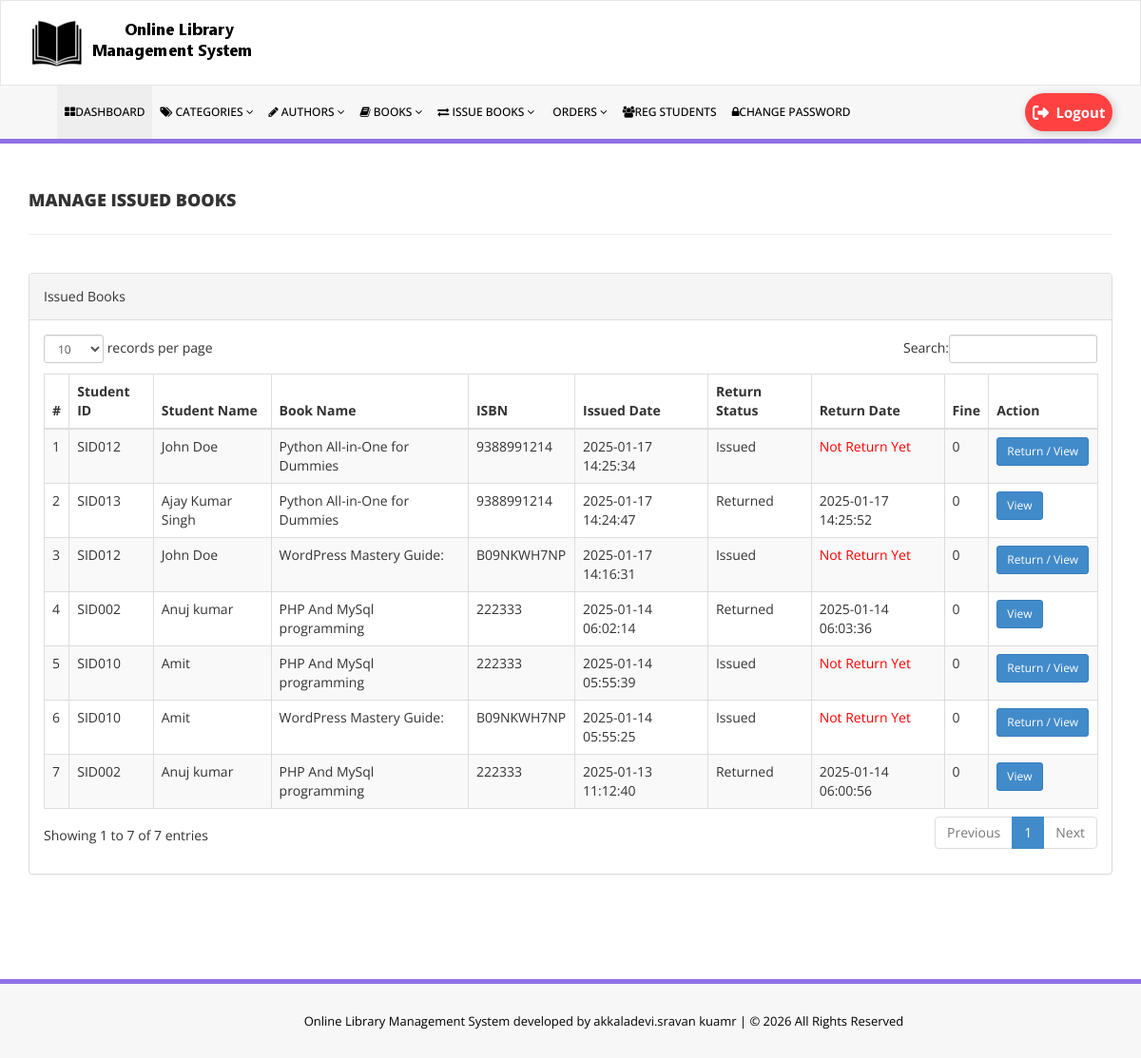
The page /admin/manage-issued-books.php (signed in) on the database as committed earlier.
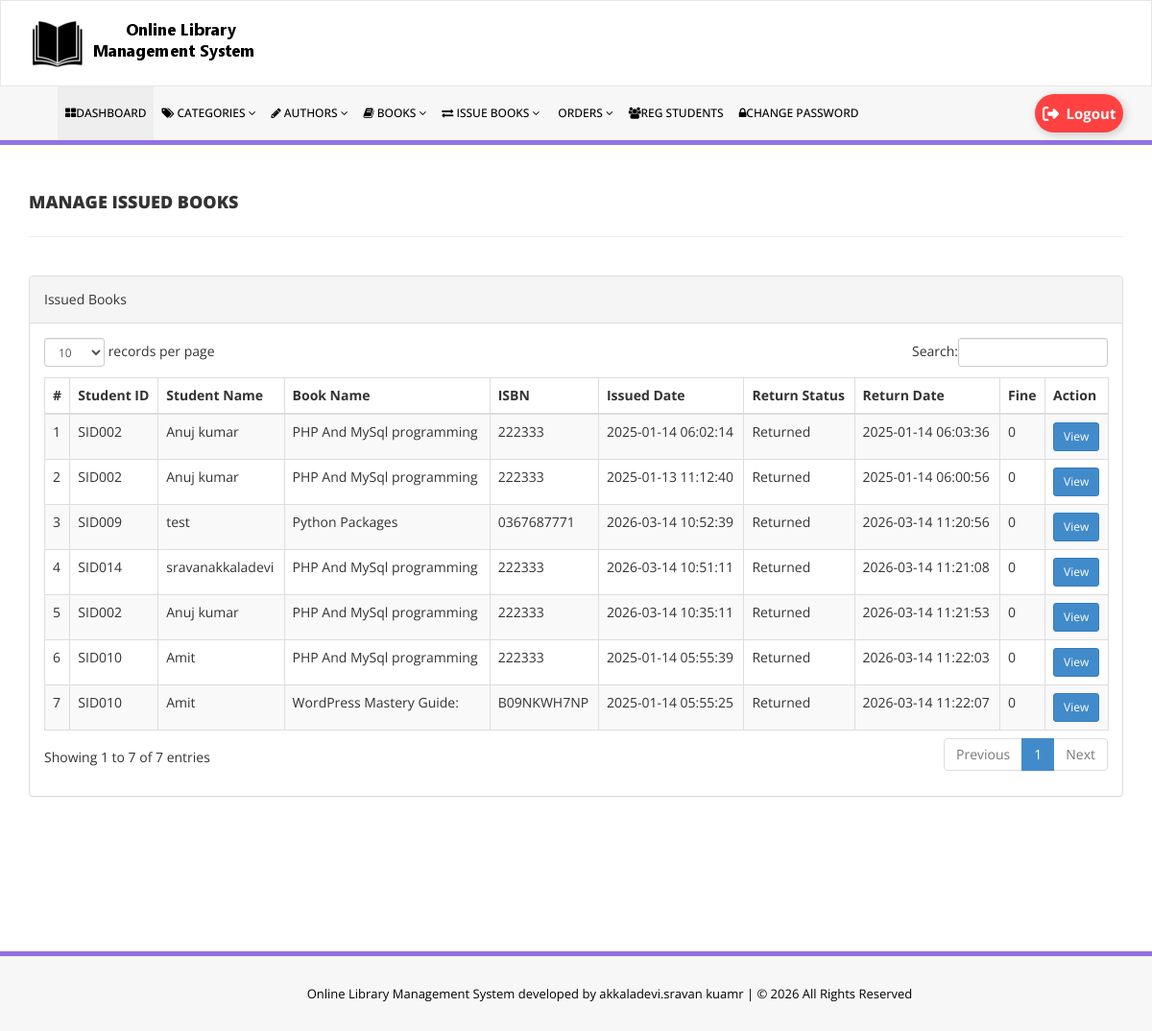
The same page on the database as committed later.
### tables this page shows
CREATE TABLE `tblissuedbookdetails` (
  `id` int NOT NULL AUTO_INCREMENT,
  `BookId` int DEFAULT NULL,
  `StudentID` varchar(150) DEFAULT NULL,
  `IssuesDate` timestamp NULL DEFAULT CURRENT_TIMESTAMP,
  `ReturnDate` timestamp NULL DEFAULT NULL ON UPDATE CURRENT_TIMESTAMP,
  `RetrunStatus` int DEFAULT NULL,
  `fine` int DEFAULT NULL,
  `ReturnRequestStatus` tinyint(1) NOT NULL DEFAULT '0',
  `ReturnRequestDate` timestamp NULL DEFAULT NULL,
  `ReturnProcessedDate` timestamp NULL DEFAULT NULL,
  `remark` mediumtext NOT NULL,
  PRIMARY KEY (`id`)
);

CREATE TABLE `tblstudents` (
  `id` int NOT NULL AUTO_INCREMENT,
  `StudentId` varchar(100) DEFAULT NULL,
  `FullName` varchar(120) DEFAULT NULL,
  `EmailId` varchar(120) DEFAULT NULL,
  `MobileNumber` char(11) DEFAULT NULL,
  `Password` varchar(120) DEFAULT NULL,
  `Status` int DEFAULT NULL,
  `RegDate` timestamp NULL DEFAULT CURRENT_TIMESTAMP,
  `UpdationDate` timestamp NULL DEFAULT NULL ON UPDATE CURRENT_TIMESTAMP,
  PRIMARY KEY (`id`),
  UNIQUE KEY `StudentId` (`StudentId`)
);

CREATE TABLE `tblbooks` (
  `id` int NOT NULL AUTO_INCREMENT,
  `BookName` varchar(255) DEFAULT NULL,
  `CatId` int DEFAULT NULL,
  `AuthorId` int DEFAULT NULL,
  `ISBNNumber` varchar(25) DEFAULT NULL,
  `BookPrice` decimal(10,2) DEFAULT NULL,
  `bookImage` varchar(250) NOT NULL,
  `isIssued` int DEFAULT NULL,
  `RegDate` timestamp NULL DEFAULT CURRENT_TIMESTAMP,
  `UpdationDate` timestamp NULL DEFAULT NULL ON UPDATE CURRENT_TIMESTAMP,
  `bookQty` int DEFAULT NULL,
  `PreviewLink` varchar(500) DEFAULT NULL,
  PRIMARY KEY (`id`)
);

### admin/manage-issued-books.php (the view, shortened to what this page needs)
<?php
include('includes/config.php');
?>
<!DOCTYPE html>
<html xmlns="http://www.w3.org/1999/xhtml">
<head>
    <link href="assets/css/bootstrap.css" rel="stylesheet" />
    <link href="assets/css/font-awesome.css" rel="stylesheet" />
    <link href="assets/js/dataTables/dataTables.bootstrap.css" rel="stylesheet" />
    <link href="assets/css/style.css" rel="stylesheet" />
</head>
<body>
<?php include('includes/header.php');?>
    <div class="content-wrapper">
         <div class="container">
        <div class="row pad-botm">
            <div class="col-md-12">
                <h4 class="header-line">Manage Issued Books</h4>
            </div>
        </div>
        <div class="row">
            <div class="col-md-12">
                <div class="panel panel-default">
                    <div class="panel-heading">
                        Issued Books
                    </div>
                    <div class="panel-body">
                        <div class="table-responsive">
                            <table class="table table-striped table-bordered table-hover" id="dataTables-example">
                                <thead>
                                    <tr>
                                        <th>#</th>
                                        <th>Student ID</th>
                                        <th>Student Name</th>
                                        <th>Book Name</th>
                                        <th>ISBN</th>
                                        <th>Issued Date</th>
                                        <th>Return Status</th>
                                        <th>Return Date</th>
                                        <th>Fine</th>
                                        <th>Action</th>
                                    </tr>
                                </thead>
                                <tbody>
<?php
$sql = "SELECT tblstudents.StudentId,tblstudents.FullName,tblbooks.BookName,tblbooks.ISBNNumber,
tblissuedbookdetails.IssuesDate,tblissuedbookdetails.ReturnDate,tblissuedbookdetails.id as rid,
tblissuedbookdetails.fine,tblissuedbookdetails.RetrunStatus,
COALESCE(tblissuedbookdetails.ReturnRequestStatus,0) AS ReturnRequestStatus,
tblissuedbookdetails.ReturnRequestDate
FROM tblissuedbookdetails
JOIN tblstudents ON tblstudents.StudentId=tblissuedbookdetails.StudentId
JOIN tblbooks ON tblbooks.id=tblissuedbookdetails.BookId
ORDER BY FIELD(COALESCE(tblissuedbookdetails.ReturnRequestStatus,0),1,0,2), tblissuedbookdetails.id DESC";
$query = $dbh->prepare($sql);
$query->execute();
$results=$query->fetchAll(PDO::FETCH_OBJ);
$cnt=1;
if($query->rowCount() > 0)
{
foreach($results as $result)
{
$returnStatusLabel="Issued";
if((int)$result->RetrunStatus===1)
{
$returnStatusLabel="Returned";
}
elseif((int)$result->ReturnRequestStatus===1)
{
$returnStatusLabel="Return Requested";
}
?>
                                    <tr class="odd gradeX">
                                        <td class="center"><?php echo htmlentities($cnt);?></td>
                                        <td class="center"><?php echo htmlentities($result->StudentId);?></td>
                                        <td class="center"><?php echo htmlentities($result->FullName);?></td>
                                        <td class="center"><?php echo htmlentities($result->BookName);?></td>
                                        <td class="center"><?php echo htmlentities($result->ISBNNumber);?></td>
                                        <td class="center"><?php echo htmlentities($result->IssuesDate);?></td>
                                        <td class="center">
                                            <?php echo htmlentities($returnStatusLabel);?>
                                        </td>
                                        <td class="center">
<?php if($result->ReturnDate==""){ ?>
                                            <span style="color:red;">Not Return Yet</span>
<?php } else { ?>
                                            <?php echo htmlentities($result->ReturnDate);?>
<?php } ?>
                                        </td>
                                        <td class="center"><?php echo htmlentities($result->fine!="" ? $result->fine : '0');?></td>
                                        <td class="center">
                                            <a href="update-issue-bookdeails.php?rid=<?php echo htmlentities($result->rid);?>" class="btn <?php echo (int)$result->ReturnRequestStatus===1 ? 'btn-warning' : 'btn-primary'; ?> btn-sm">
                                                <?php echo (int)$result->RetrunStatus===1 ? 'View' : 'Return / View'; ?>
                                            </a>
                                        </td>
                                    </tr>
<?php
$cnt=$cnt+1;
}}
?>
                                </tbody>
                            </table>
                        </div>
                    </div>
                </div>
            </div>
        </div>
    </div>
    </div>
<?php include('includes/footer.php');?>
</body>
</html>

### admin/includes/header.php (shortened to what this page needs)
<div class="navbar navbar-inverse set-radius-zero" >
        <div class="container">
            <div class="navbar-header">
                <a class="navbar-brand">
                    <img src="assets/img/logo.png" />
                </a>
            </div>
        </div>
    </div>
    <section class="menu-section">
        <div class="container">
            <div class="row ">
                <div class="col-md-12">
                    <div class="navbar-collapse collapse ">
                        <ul id="menu-top" class="nav navbar-nav navbar-right">
                            <li><a href="dashboard.php" class="menu-top-active"><i class="fa fa-th-large nav-icon"></i>DASHBOARD</a></li>
                            <li>
                                <a href="#" class="dropdown-toggle" id="ddlmenuItem" data-toggle="dropdown"><i class="fa fa-tags nav-icon"></i> Categories <i class="fa fa-angle-down"></i></a>
                            </li>
                            <li>
                                <a href="#" class="dropdown-toggle" id="ddlmenuItem" data-toggle="dropdown"><i class="fa fa-pencil nav-icon"></i> Authors <i class="fa fa-angle-down"></i></a>
                            </li>
 <li>
                                <a href="#" class="dropdown-toggle" id="ddlmenuItem" data-toggle="dropdown"><i class="fa fa-book nav-icon"></i> Books <i class="fa fa-angle-down"></i></a>
                            </li>
                           <li>
                                <a href="#" class="dropdown-toggle" id="ddlmenuItem" data-toggle="dropdown"><i class="fa fa-exchange nav-icon"></i> Issue Books <i class="fa fa-angle-down"></i></a>
                            </li>
                           <li>
                                <a href="#" class="dropdown-toggle" id="ddlmenuItem" data-toggle="dropdown"><i class="fa fa-shopping-bag nav-icon"></i> Orders <i class="fa fa-angle-down"></i></a>
                            </li>
                             <li><a href="reg-students.php"><i class="fa fa-users nav-icon"></i>Reg Students</a></li>
  <li><a href="change-password.php"><i class="fa fa-lock nav-icon"></i>Change Password</a></li>
  <li class="menu-top-logout-item">
      <a href="logout.php" class="logout-btn" aria-label="Logout">
          <span class="logout-btn__sign">
          </span>
          <span class="logout-btn__text">Logout</span>
      </a>
  </li>
                        </ul>
                    </div>
                </div>
            </div>
        </div>
    </section>

### admin/includes/footer.php
<section class="footer-section">
     <div class="container">
         <div class="row">
             <div class="col-md-12 text-center">
              Online Library Management System developed by akkaladevi.sravan kuamr  | &copy; 2026 All Rights Reserved
             </div>
         </div>
     </div>
 </section>

### admin/assets/css/style.css (style rules this page uses)
.set-radius-zero { border-radius:0px; -moz-border-radius:0px; -webkit-border-radius:0px; }
.content-wrapper { margin-top: 40px; min-height:800px; padding-bottom:90px; }
.header-line { font-weight:900; padding-bottom:25px; border-bottom:1px solid #eeeeee; text-transform:uppercase; }
.pad-botm { padding-bottom:30px; }
#menu-top { display: flex; align-items: center; flex-wrap: nowrap; width: 100%; overflow-x: visible; overflow-y: visible; }
#menu-top > li { float: none; flex: 0 0 auto; }
#menu-top a { color:#000; text-decoration:none; font-weight:500; padding: 18px 8px; text-transform:uppercase; white-space: nowrap; font-size: 12px; }
.menu-section { background-color: #f7f7f7; border-bottom:5px solid #9170E4; width:100% }
.menu-top-active { background-color:#eeeeee; }
.navbar-inverse { background-color: #FFF; border-color: rgba(155, 153, 153, 0.23); }
.navbar { min-height: 90px; margin-bottom: 0px; }
.logout-btn { display: flex; align-items: center; justify-content: center; gap: 8px; width: 92px; height: 40px; border: none; border-radius: 999px; cursor: pointer; position: relative; overflow: hidden; transition: transform 0.2s ease, box-shadow 0.2s ease, background-color 0.2s ease; box-shadow: 2px 2px 10px rgba(0, 0, 0, 0.199); background-color: rgb(255, 65, 65); text-decoration: none !important; padding: 0 !important; text-transform: none !important; }
.logout-btn__sign { display: flex; align-items: center; justify-content: center; }
.logout-btn__sign svg { width: 17px; }
.logout-btn__text { color: white; font-size: 15px; font-weight: 700; white-space: nowrap; }
#menu-top > li.menu-top-logout-item { margin-left: auto; padding-left: 12px; flex-shrink: 0; }
#menu-top > li.menu-top-logout-item > a { padding: 0 !important; }
#menu-top > li > a.logout-btn { color: #fff !important; display: flex; align-items: center; justify-content: center; background-color: rgb(255, 65, 65); }
.footer-section { padding:25px 50px 25px 50px; color:#000; font-size:13px; background-color: #f7f7f7; text-align:right; border-top:5px solid #9170E4; }

Rows that differ between the two databases and show on the page:
shown differently, row unchanged: tblissuedbookdetails (number 1 of 7 on the later page): moves up the list
shown differently, row unchanged: tblissuedbookdetails (number 2 of 7 on the later page): moves up the list
changed tblissuedbookdetails: tblstudents.StudentId "SID012" → "SID009"; tblstudents.FullName "John Doe" → "test"; BookId.BookName "Python All-in-One for Dummies" → "Python Packages"; BookId.ISBNNumber "9388991214" → "0367687771"; IssuesDate "2025-01-17 14:25:34" → "2026-03-14 10:52:39"; RetrunStatus "Issued" → "Returned"; ReturnDate (not shown) → "2026-03-14 11:20:56"; RetrunStatus "Return / View" → "View"; no longer shows "Not Return Yet"
changed tblissuedbookdetails: tblstudents.StudentId "SID013" → "SID014"; tblstudents.FullName "Ajay Kumar Singh" → "sravanakkaladevi"; BookId.BookName "Python All-in-One for Dummies" → "PHP And MySql programming"; BookId.ISBNNumber "9388991214" → "222333"; IssuesDate "2025-01-17 14:24:47" → "2026-03-14 10:51:11"; ReturnDate "2025-01-17 14:25:52" → "2026-03-14 11:21:08"
changed tblissuedbookdetails (number 5 of 7 on the later page): tblstudents.StudentId "SID012" → "SID002"; tblstudents.FullName "John Doe" → "Anuj kumar"; BookId.BookName "WordPress Mastery Guide:" → "PHP And MySql programming"; BookId.ISBNNumber "B09NKWH7NP" → "222333"; IssuesDate "2025-01-17 14:16:31" → "2026-03-14 10:35:11"; RetrunStatus "Issued" → "Returned"; ReturnDate (not shown) → "2026-03-14 11:21:53"; RetrunStatus "Return / View" → "View"; no longer shows "Not Return Yet"
changed tblissuedbookdetails (number 6 of 7 on the later page): RetrunStatus "Issued" → "Returned"; ReturnDate (not shown) → "2026-03-14 11:22:03"; RetrunStatus "Return / View" → "View"; no longer shows "Not Return Yet"
changed tblissuedbookdetails "WordPress Mastery Guide:": RetrunStatus "Issued" → "Returned"; ReturnDate (not shown) → "2026-03-14 11:22:07"; RetrunStatus "Return / View" → "View"; no longer shows "Not Return Yet"
